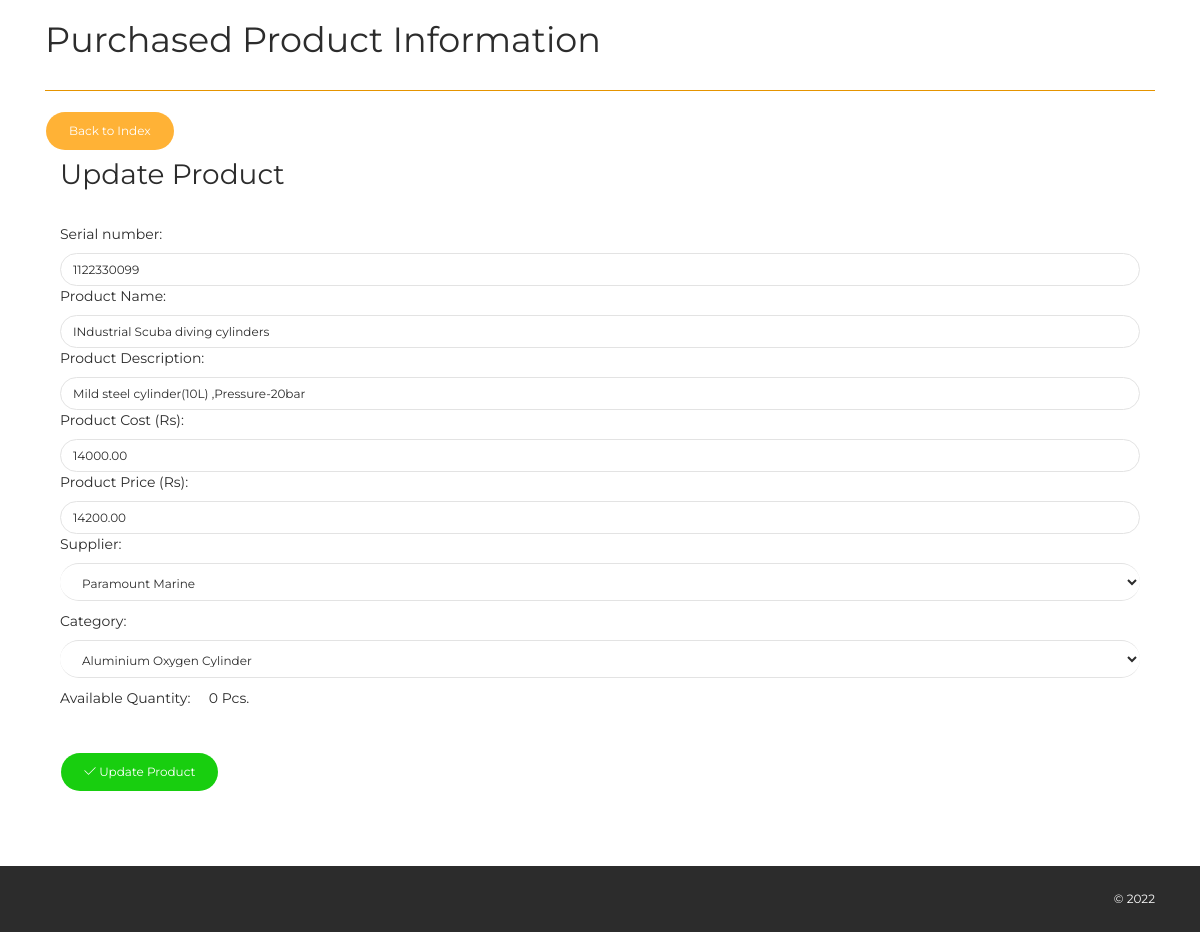
/pages/product_update.php?prod_id=11, run on the app's committed database.
### tables this page shows
CREATE TABLE IF NOT EXISTS `products` (
`prod_id` int(11) NOT NULL,
  `prod_name` varchar(50) NOT NULL,
  `prod_desc` varchar(500) NOT NULL,
  `prod_qty` int(11) NOT NULL,
  `prod_cost` decimal(10,2) NOT NULL,
  `prod_price` decimal(10,2) NOT NULL,
  `category` varchar(100) NOT NULL,
  `supplier` varchar(100) NOT NULL,
  `prod_serial` varchar(50) NOT NULL,
  `prod_pic1` varchar(500) NOT NULL,
  `prod_pic2` varchar(500) NOT NULL,
  `prod_pic3` varchar(500) NOT NULL
);

### pages/product_update.php (the view, shortened to what this page needs)
<?php
include("../config/dbconn.php");
?>
<?php
$id=isset($_GET['prod_id']) ? $_GET['prod_id'] : die('ERROR: Record ID not found.');
$result = mysqli_query($dbconn, "SELECT * FROM products WHERE prod_id=$id");
while($res = mysqli_fetch_array($result))
{
    $prod_name = $res['prod_name'];
    $prod_desc = $res['prod_desc'];
    $prod_qty = $res['prod_qty'];
    $prod_cost = $res['prod_cost'];
    $prod_price = $res['prod_price'];
    $prod_serial = $res['prod_serial'];
}
?>
<!DOCTYPE html>
<html lang="en">
<head>
    <link rel="stylesheet" href="https://maxcdn.bootstrapcdn.com/font-awesome/latest/css/font-awesome.min.css" />
    <link href="../assets/css/bootstrap.min.css" rel="stylesheet" />
    <link href="../assets/css/now-ui-kit.css?v=1.1.0" rel="stylesheet" />
    <link href="../assets/css/demo.css" rel="stylesheet" />
</head>
<body class="index-page sidebar-collapse">
    <div class="wrapper">
<br>
        <div class="main">
            <div class="section section-basic">
                <div class="container">
                      <h2>Purchased Product Information</h2>
                      <hr color="orange">
                      <a href='admin_panel.php' class='btn btn-warning btn-round'>Back to Index</a>
                <br>
                <div class="col-md-12">
    <div class="panel panel-success panel-size-custom">
  <div class="panel-heading"><h3>Update Product</h3></div>
  <div class="panel-body">
    <form action="product_update.php" method="post">
        <div class="form group">
            <label for="prod_name">Serial number:</label>
            <input type="text" class="form-control" id="prod_serial" name="prod_serial" value="<?php echo $prod_serial;?>">
            <label for="prod_name">Product Name:</label>
            <input type="text" class="form-control" id="prod_name" name="prod_name" value="<?php echo $prod_name;?>">
            <label for="prod_desc">Product Description:</label>
            <input type="text" class="form-control" id="prod_desc" name="prod_desc" value="<?php echo $prod_desc;?>">
            <label for="prod_cost">Product Cost (Rs):</label>
            <input type="text" class="form-control" id="prod_cost" name="prod_cost" value="<?php echo $prod_cost;?>">
            <label for="prod_price">Product Price (Rs):</label>
            <input type="text" class="form-control" id="prod_price" name="prod_price" value="<?php echo $prod_price;?>">
                    <div class="form-group">
                        <label for="supp_name">Supplier:</label>
                        <div class="input-group">
                            <select class="form-control" id="supplier" name="supplier" required>
                              <?php
                              include('../config/dbconn.php');
                              $query=mysqli_query($dbconn,"SELECT supp_name FROM supplier ORDER BY supp_name ASC")or die(mysqli_error());
                              while($row=mysqli_fetch_array($query)){
                                  ?>
                                <option value="<?php echo $row['supp_name'];?>"><?php echo $row['supp_name'];?></option>
                                <?php }?>
                            </select>
                        </div>
                        <label for="category">Category:</label>
                        <div class="input-group">
                            <select class="form-control" id="category" name="category" required>
                              <?php
                              include('../config/dbconn.php');
                              $query=mysqli_query($dbconn,"SELECT cat_name FROM category ORDER BY cat_name ASC")or die(mysqli_error());
                              while($row=mysqli_fetch_array($query)){
                              ?>
                                <option value="<?php echo $row['cat_name'];?>"><?php echo $row['cat_name'];?></option>
                                <?php }?>
                            </select>
                        </div>
                        <label for="prod_qty" id="prod_qty" name="prod_qty">Available Quantity: &nbsp &nbsp <?php echo $prod_qty;?> Pcs.</label>
                    </div>
                </div>
             </div>
            </div>
            <br>
            <div class="form group">
                <button type="submit" class="btn btn-success btn-round" id="submit" name="update">
                    <i class="now-ui-icons ui-1_check"></i> Update Product
                </button>
            </div>
  </div>
</div>
</div>
<footer class="footer" data-background-color="black">
            <div class="container">
                <div class="copyright">
                    &copy;
                </div>
            </div>
        </footer>
    </div>
</body>
</html>

### assets/css/demo.css (style rules this page uses)
.section-basic { padding-top: 0; }

### data on the page
products: prod_serial "1122330099", prod_name "INdustrial Scuba diving cylinders", prod_desc "Mild steel cylinder(10L) ,Pressure-20bar", prod_cost "14000.00", prod_price "14200.00", prod_qty "0"

### other printed values
form field supplier "Paramount Marine"
form field category "Aluminium Oxygen Cylinder"
